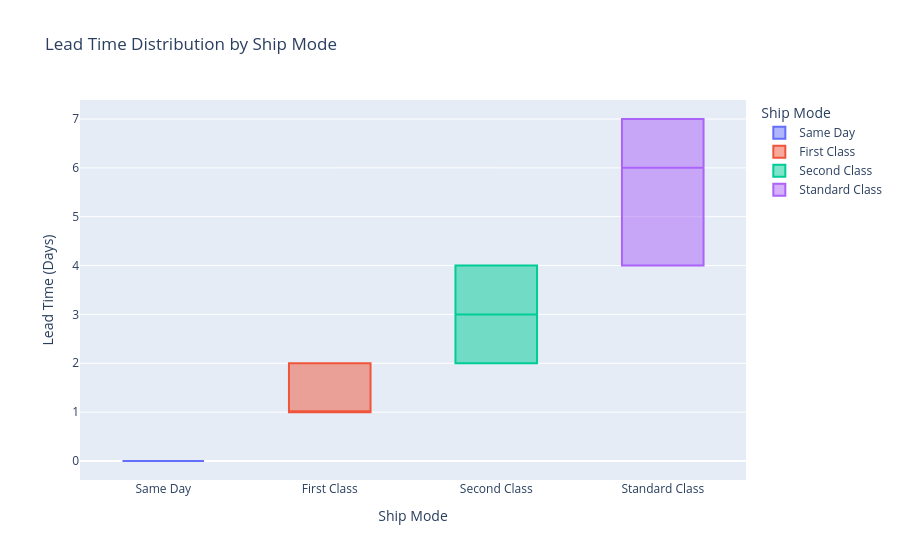

Source (notebook cell):
### Code cell
# ==========================================
# Cell 12 - Ship Mode Lead Time Boxplot
# ==========================================

fig = px.box(df, x="Ship Mode", y="Lead Time (Days)", color="Ship Mode",
             title="Lead Time Distribution by Ship Mode",
             category_orders={"Ship Mode": ["Same Day", "First Class", "Second Class", "Standard Class"]})
fig.show()

### Figure 1 — Plotly figure (JSON) as saved in the notebook; plotly's stock layout.template omitted (floating-point values rounded to 4 significant figures; data arrays with more than 128 entries replaced by an {"elided": "..."} marker saying what was removed)
{"data": [{"alignmentgroup": "True", "hovertemplate": "Ship Mode=%{x}<br>Lead Time (Days)=%{y}<extra></extra>", "legendgroup": "Same Day", "marker": {"color": "#636efa"}, "name": "Same Day", "notched": false, "offsetgroup": "Same Day", "orientation": "v", "showlegend": true, "type": "box", "x": {"elided": "547 str values"}, "x0": " ", "xaxis": "x", "y": {"elided": "547 int values"}, "y0": " ", "yaxis": "y"}, {"alignmentgroup": "True", "hovertemplate": "Ship Mode=%{x}<br>Lead Time (Days)=%{y}<extra></extra>", "legendgroup": "First Class", "marker": {"color": "#EF553B"}, "name": "First Class", "notched": false, "offsetgroup": "First Class", "orientation": "v", "showlegend": true, "type": "box", "x": {"elided": "1548 str values"}, "x0": " ", "xaxis": "x", "y": {"elided": "1548 int values"}, "y0": " ", "yaxis": "y"}, {"alignmentgroup": "True", "hovertemplate": "Ship Mode=%{x}<br>Lead Time (Days)=%{y}<extra></extra>", "legendgroup": "Second Class", "marker": {"color": "#00cc96"}, "name": "Second Class", "notched": false, "offsetgroup": "Second Class", "orientation": "v", "showlegend": true, "type": "box", "x": {"elided": "1979 str values"}, "x0": " ", "xaxis": "x", "y": {"elided": "1979 int values"}, "y0": " ", "yaxis": "y"}, {"alignmentgroup": "True", "hovertemplate": "Ship Mode=%{x}<br>Lead Time (Days)=%{y}<extra></extra>", "legendgroup": "Standard Class", "marker": {"color": "#ab63fa"}, "name": "Standard Class", "notched": false, "offsetgroup": "Standard Class", "orientation": "v", "showlegend": true, "type": "box", "x": {"elided": "6120 str values"}, "x0": " ", "xaxis": "x", "y": {"elided": "6120 int values"}, "y0": " ", "yaxis": "y"}], "layout": {"boxmode": "overlay", "legend": {"title": {"text": "Ship Mode"}, "tracegroupgap": 0}, "title": {"text": "Lead Time Distribution by Ship Mode"}, "xaxis": {"anchor": "y", "categoryarray": ["Same Day", "First Class", "Second Class", "Standard Class"], "categoryorder": "array", "domain": [0, 1], "title": {"text": "Ship Mode"}}, "yaxis": {"anchor": "x", "domain": [0, 1], "title": {"text": "Lead Time (Days)"}}}}
